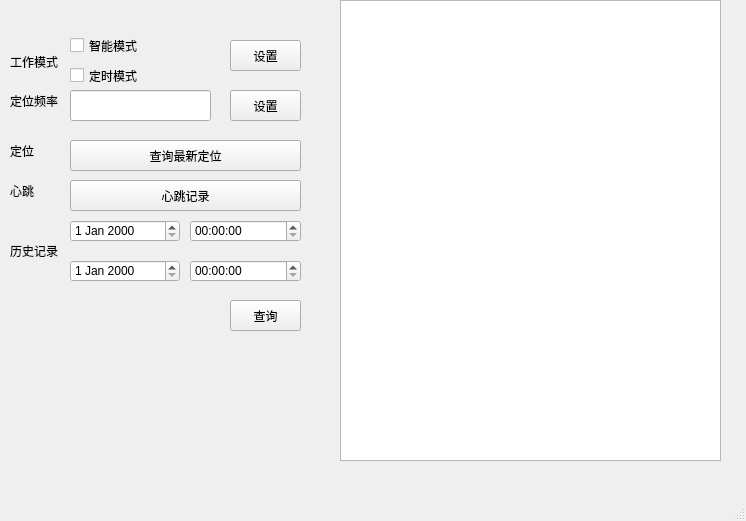
<?xml version="1.0" encoding="UTF-8"?>
<ui version="4.0">
 <class>MainWindow</class>
 <widget class="QMainWindow" name="MainWindow">
  <property name="geometry">
   <rect>
    <x>0</x>
    <y>0</y>
    <width>746</width>
    <height>521</height>
   </rect>
  </property>
  <property name="windowTitle">
   <string>MainWindow</string>
  </property>
  <widget class="QWidget" name="centralwidget">
   <widget class="QTextBrowser" name="textBrowser">
    <property name="geometry">
     <rect>
      <x>340</x>
      <y>0</y>
      <width>381</width>
      <height>461</height>
     </rect>
    </property>
   </widget>
   <widget class="QPushButton" name="pushButton">
    <property name="geometry">
     <rect>
      <x>230</x>
      <y>40</y>
      <width>71</width>
      <height>31</height>
     </rect>
    </property>
    <property name="text">
     <string>设置</string>
    </property>
   </widget>
   <widget class="QCheckBox" name="checkBox">
    <property name="geometry">
     <rect>
      <x>70</x>
      <y>30</y>
      <width>71</width>
      <height>31</height>
     </rect>
    </property>
    <property name="text">
     <string>智能模式</string>
    </property>
   </widget>
   <widget class="QCheckBox" name="checkBox_2">
    <property name="geometry">
     <rect>
      <x>70</x>
      <y>60</y>
      <width>71</width>
      <height>31</height>
     </rect>
    </property>
    <property name="text">
     <string>定时模式</string>
    </property>
   </widget>
   <widget class="QLineEdit" name="lineEdit">
    <property name="geometry">
     <rect>
      <x>70</x>
      <y>90</y>
      <width>141</width>
      <height>31</height>
     </rect>
    </property>
   </widget>
   <widget class="QPushButton" name="pushButton_2">
    <property name="geometry">
     <rect>
      <x>230</x>
      <y>90</y>
      <width>71</width>
      <height>31</height>
     </rect>
    </property>
    <property name="text">
     <string>设置</string>
    </property>
   </widget>
   <widget class="QPushButton" name="pushButton_3">
    <property name="geometry">
     <rect>
      <x>70</x>
      <y>140</y>
      <width>231</width>
      <height>31</height>
     </rect>
    </property>
    <property name="text">
     <string>查询最新定位</string>
    </property>
   </widget>
   <widget class="QPushButton" name="pushButton_4">
    <property name="geometry">
     <rect>
      <x>70</x>
      <y>180</y>
      <width>231</width>
      <height>31</height>
     </rect>
    </property>
    <property name="text">
     <string>心跳记录</string>
    </property>
   </widget>
   <widget class="QPushButton" name="pushButton_5">
    <property name="geometry">
     <rect>
      <x>230</x>
      <y>300</y>
      <width>71</width>
      <height>31</height>
     </rect>
    </property>
    <property name="text">
     <string>查询</string>
    </property>
   </widget>
   <widget class="QDateEdit" name="dateEdit">
    <property name="geometry">
     <rect>
      <x>70</x>
      <y>220</y>
      <width>110</width>
      <height>22</height>
     </rect>
    </property>
   </widget>
   <widget class="QDateEdit" name="dateEdit_2">
    <property name="geometry">
     <rect>
      <x>70</x>
      <y>260</y>
      <width>110</width>
      <height>22</height>
     </rect>
    </property>
   </widget>
   <widget class="QTimeEdit" name="timeEdit">
    <property name="geometry">
     <rect>
      <x>190</x>
      <y>220</y>
      <width>111</width>
      <height>22</height>
     </rect>
    </property>
   </widget>
   <widget class="QTimeEdit" name="timeEdit_2">
    <property name="geometry">
     <rect>
      <x>190</x>
      <y>260</y>
      <width>111</width>
      <height>22</height>
     </rect>
    </property>
   </widget>
   <widget class="QLabel" name="label">
    <property name="geometry">
     <rect>
      <x>10</x>
      <y>41</y>
      <width>54</width>
      <height>41</height>
     </rect>
    </property>
    <property name="text">
     <string>工作模式</string>
    </property>
   </widget>
   <widget class="QLabel" name="label_2">
    <property name="geometry">
     <rect>
      <x>10</x>
      <y>80</y>
      <width>54</width>
      <height>41</height>
     </rect>
    </property>
    <property name="text">
     <string>定位频率</string>
    </property>
   </widget>
   <widget class="QLabel" name="label_3">
    <property name="geometry">
     <rect>
      <x>10</x>
      <y>130</y>
      <width>54</width>
      <height>41</height>
     </rect>
    </property>
    <property name="text">
     <string>定位</string>
    </property>
   </widget>
   <widget class="QLabel" name="label_4">
    <property name="geometry">
     <rect>
      <x>10</x>
      <y>170</y>
      <width>51</width>
      <height>41</height>
     </rect>
    </property>
    <property name="text">
     <string>心跳</string>
    </property>
   </widget>
   <widget class="QLabel" name="label_5">
    <property name="geometry">
     <rect>
      <x>10</x>
      <y>220</y>
      <width>51</width>
      <height>61</height>
     </rect>
    </property>
    <property name="text">
     <string>历史记录</string>
    </property>
   </widget>
  </widget>
  <widget class="QMenuBar" name="menubar">
   <property name="geometry">
    <rect>
     <x>0</x>
     <y>0</y>
     <width>746</width>
     <height>23</height>
    </rect>
   </property>
  </widget>
  <widget class="QStatusBar" name="statusbar"/>
 </widget>
 <resources/>
 <connections/>
</ui>
